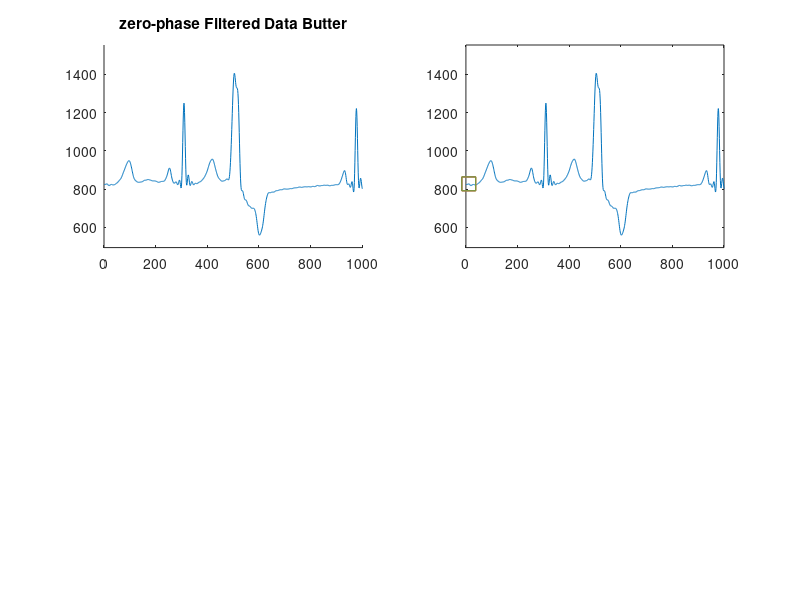

MATLAB code for this plot:
clear all
clc
load Sample_1;
rawData=Orig_Sig;
numSamples = 1000;
maxValue = max(rawData)*1.10;
minValue = min(rawData)*0.90;

 x = Orig_Sig;
 t = 1:3600;
 [b, a] = butter(11,0.15,'low');
 filted = filtfilt(b,a,x);
 
 thresholdedData = rawData;
 [peaksY, peaksX] = findpeaks(filted);

%  fvtool(b,a);

subplot(2,2,1);  
 hold on
   plot(t,filted)  
   hold off 
   title('zero-phase Filtered Data Butter')
 xlim([0 numSamples]);
ylim([minValue maxValue]);
 



%%all peaks labled and plotted wave

subplot(2,2,2);
plot(filted) 
xlim([0 numSamples]);
ylim([minValue maxValue]);
 [peaks, locs] = findpeaks(filted);
  hold on;
   current = locs(1);
next = 1;
while filted(current) >= filted(next)
current = next
next = next + 1;
%plot(t(current),filted(current),'ro','MarkerSize',10)
[peaks, locs] = findpeaks(filted);

hold on; 
plot(t(locs(1)),peaks(1),'s','MarkerSize',10)
xlim([0 numSamples]);
ylim([minValue maxValue]);
end
hold off
   
   

